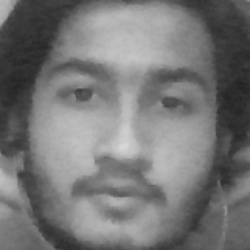
#> input picture shubham_images/12.jpg, 250 x 250 px, given in place of the camera
$ jupyter execute 'FaceRecognition Using Haarcascade.ipynb'
#> lines starting #> are read from the running program, lines starting #| are printed output that depends on the picture; after the words box and inside, x2 and y2 are one past the last pixel; in counts of white or black regions, pixels touching at a corner belong together; long printed decimals are rounded
[cell 1]
import cv2
import os
import numpy as np
from PIL import Image

# Load HAAR face classifier
face_classifier = cv2.CascadeClassifier('haarcascade_frontalface_default.xml')

# Load functions
def face_extractor(img):
    # Function detects faces and returns the cropped face
    # If no face detected, it returns the input image

    gray = cv2.cvtColor(img,cv2.COLOR_BGR2GRAY)
    faces = face_classifier.detectMultiScale(gray, 1.3, 5)

    if faces is ():
        return None

    # Crop all faces found
    for (x,y,w,h) in faces:
        cropped_face = img[y:y+h, x:x+w]

    return cropped_face

# Initialize Webcam
cap = cv2.VideoCapture(0)
count = 0

# Collect 100 samples of your face from webcam input
while True:

    ret, frame = cap.read()
#> frame is the input picture: shape (250, 250, 3); min 35, max 215, mean 118.1
    if face_extractor(frame) is not None:
#> in face_extractor, `faces = face_classifier.detectMultiScale(gray, 1.3, 5)`: faces = [[32, 26, 196, 196]]
#> the loop in face_extractor, `for (x,y,w,h) in faces:` made 1 pass
#> pass 1, in face_extractor, `cropped_face = img[y:y+h, x:x+w]`:
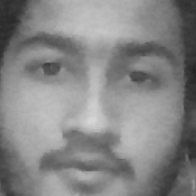
#> cropped_face: shape (196, 196, 3); min 37, max 215, mean 133.5
        count += 1
#> count = 1
        face = cv2.resize(face_extractor(frame), (250, 250))
#> the loop in face_extractor (call 2), `for (x,y,w,h) in faces:` made 1 pass
        face = cv2.cvtColor(face, cv2.COLOR_BGR2GRAY)
#> face: shape (250, 250)

        # Save file in specified directory with unique name
        file_name_path = 'C://Users//shubh//Desktop//Arth_ML//shubham_images//' + str(count) + '.jpg'
        cv2.imwrite(file_name_path, face)

        # Put count on images and display live count
        cv2.putText(face, str(count), (50, 50), cv2.FONT_HERSHEY_COMPLEX, 1, (0,255,0), 2)
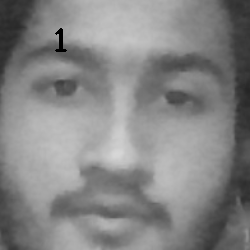
#> face: shape (250, 250); min 0, max 215, mean 133.1
        cv2.imshow('Face Cropper', face)

    else:
        print("Face not found")
        pass

    if cv2.waitKey(1) == 13 or count == 100: #13 is the Enter Key
#> (key Esc is pressed here)
        break

cap.release()
cv2.destroyAllWindows()
print("Collecting Samples Complete")

[cell 2]
import cv2
import numpy as np
from os import listdir
from os.path import isfile, join
print(cv2.__version__)
# Get the training data we previously made
data_path = 'C://Users//shubh//Desktop//Arth_ML//shubham_images//'
# a=listdir('d:/faces')
# print(a)
# """
onlyfiles = [f for f in listdir(data_path) if isfile(join(data_path, f))]

# Create arrays for training data and labels
Training_Data, Labels = [], []

# Open training images in our datapath
# Create a numpy array for training data
for i, files in enumerate(onlyfiles):
    image_path = data_path  + onlyfiles[i]
    images = cv2.imread(image_path, cv2.IMREAD_GRAYSCALE)
#> images: shape (250, 250); min 37, max 215, mean 133.4
    Training_Data.append(np.asarray(images, dtype=np.uint8))
    Labels.append(i)
#
# Create a numpy array for both training data and labels
Labels = np.asarray(Labels, dtype=np.int32)
model = cv2.face_LBPHFaceRecognizer.create()
# Initialize facial recognizer
# model = cv2.face_LBPHFaceRecognizer.create()
# model=cv2.f
# NOTE: For OpenCV 3.0 use cv2.face.createLBPHFaceRecognizer()

# Let's train our model
model.train(np.asarray(Training_Data), np.asarray(Labels))
print("Model trained successfully")

[cell 3]
import cv2
import numpy as np
import os
import IPython.display as ipd
import webbrowser as wb

face_classifier = cv2.CascadeClassifier('haarcascade_frontalface_default.xml')

def face_detector(img, size=0.5):

    # Convert image to grayscale
#> called with size = 0.5
    gray = cv2.cvtColor(img,cv2.COLOR_BGR2GRAY)
    faces = face_classifier.detectMultiScale(gray, 1.3, 5)
#> faces = [[32, 26, 196, 196]]
    if faces is ():
        return img, []

    for (x,y,w,h) in faces:
        cv2.rectangle(img,(x,y),(x+w,y+h),(0,255,255),2)
        roi = img[y:y+h, x:x+w]
        roi = cv2.resize(roi, (200, 200))
#> this loop made 1 pass
#> pass 1, in face_detector, `roi = img[y:y+h, x:x+w]`:
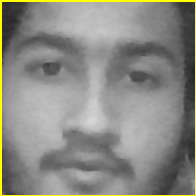
#> roi: shape (196, 196, 3); mean B, G, R 130.4, 138.1, 138.1
#> after the loop:
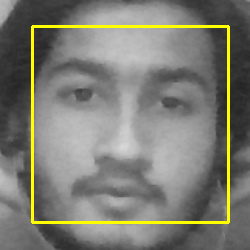
#> img: shape (250, 250, 3); 3.76% of pixels changed, all inside (x1, y1, x2, y2) = (31, 25, 230, 224)
    return img, roi


# Open Webcam
cap = cv2.VideoCapture(0)

while True:

    ret, frame = cap.read()

    image, face = face_detector(frame)

    try:
        face = cv2.cvtColor(face, cv2.COLOR_BGR2GRAY)
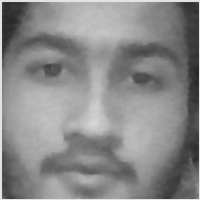
#> face: shape (200, 200); min 37, max 226, mean 137.1

        # Pass face to prediction model
        # "results" comprises of a tuple containing the label and the confidence value
        results = model.predict(face)
#> results = (0, 19.42)
        print(results)
#| (0, 19.419)
        if results[1] < 500:
            confidence = int( 100 * (1 - (results[1])/400) )
#> confidence = 95
            display_string = str(confidence) + '% Confident it is User'
#> display_string = '95% Confident it is User'

        cv2.putText(image, display_string, (100, 120), cv2.FONT_HERSHEY_COMPLEX, 1, (255,120,150), 2)
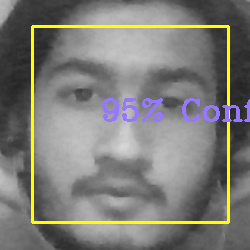
#> image: shape (250, 250, 3); 2.05% of pixels changed, all inside (x1, y1, x2, y2) = (102, 98, 250, 122)

        if confidence > 93:
            #os.system("docker run  -d -i -t --name shubhamos ubuntu:latest")
            cv2.putText(image, "Hey! Shubham", (250, 450), cv2.FONT_HERSHEY_COMPLEX, 1, (0,255,0), 2)
            cv2.imshow('Face Recognition', image )
            break
            #webbrowser.open('http://google.com/')

        else:
            cv2.putText(image, "i dont know", (250, 450), cv2.FONT_HERSHEY_COMPLEX, 1, (0,0,255), 2)
            cv2.imshow('Face Recognition', image )

    except:
        cv2.putText(image, "No Face Found", (220, 120) , cv2.FONT_HERSHEY_COMPLEX, 1, (0,0,255), 2)
        cv2.putText(image, "Locked", (250, 450), cv2.FONT_HERSHEY_COMPLEX, 1, (0,0,255), 2)
        cv2.imshow('Face Recognition', image )
        pass

    if cv2.waitKey(10) == 13: #13 is the Enter Key
        break

cap.release()
cv2.destroyAllWindows()

#import IPython.display as ipd
# ipd.Audio('audio/conga_groove.wav')
#ipd.Audio('jocker_.mp3', autoplay=True)

import webbrowser as wp
wb.open('https://www.linkedin.com/in/shubhamkhandelwal523')
